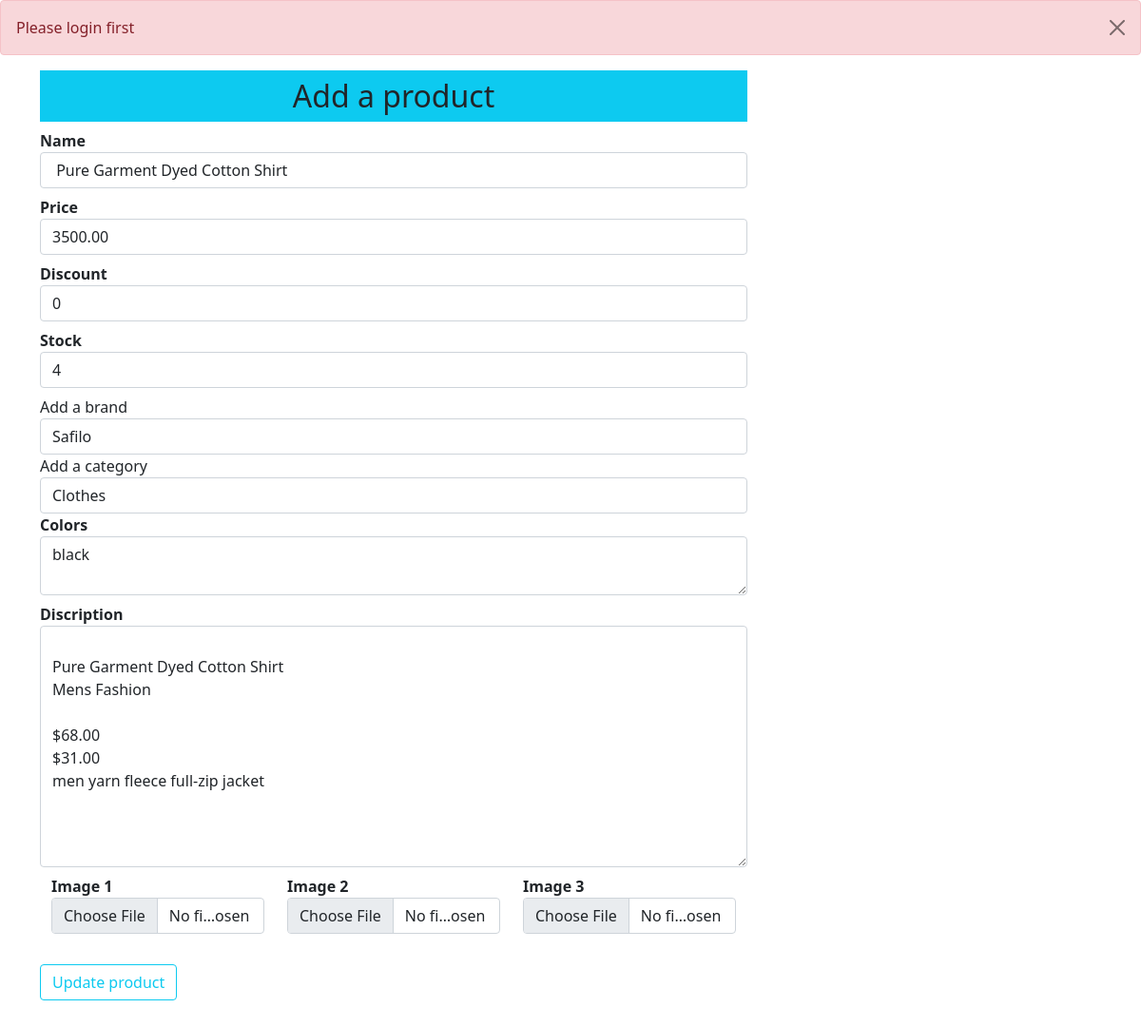
The page /updateproduct/8 on the database its author committed.
### shop/products/models.py (models this page shows, shortened)
class Addproduct(db.Model):
    __searchable__ = ['name','desc']
    id = db.Column(db.Integer, primary_key=True)
    name = db.Column(db.String(80), nullable=False) # unique=True
    price = db.Column(db.Numeric(10,2), nullable=False)
    discount = db.Column(db.Integer, default=0)
    stock = db.Column(db.Integer, nullable=False)
    desc = db.Column(db.Text, nullable=False)
    colors = db.Column(db.Text, nullable=False)
    pub_date = db.Column(db.DateTime,nullable=False,default=datetime.utcnow)
    brand_id = db.Column(db.Integer, db.ForeignKey('brand.id'),nullable=False)
    brand = db.relationship('Brand',backref=db.backref('brands',lazy=True))
    category_id = db.Column(db.Integer, db.ForeignKey('category.id'),nullable=False)
    category = db.relationship('Category',backref=db.backref('categories',lazy=True))
    image_1 = db.Column(db.String(150), nullable=False, default='profile.jpg')
    image_2 = db.Column(db.String(180), nullable=False, default='profile.jpg')
    image_3 = db.Column(db.String(180), nullable=False, default='profile.jpg')

class Brand(db.Model):
    id = db.Column(db.Integer, primary_key=True)
    name = db.Column(db.String(30), unique=True, nullable=False)

class Category(db.Model):
    id = db.Column(db.Integer, primary_key=True)
    name = db.Column(db.String(30), unique=True, nullable=False)

### shop/products/routes.py (the view, shortened to what this page needs)
@app.route('/updateproduct/<int:id>', methods=['GET','POST'])
def updateproduct(id):
    if 'email' not in session:
        flash(f'Please login first', 'danger')
    brands = Brand.query.all()
    categories = Category.query.all()
    product = Addproduct.query.get_or_404(id)
    brand = request.form.get('brand')
    category = request.form.get('category')
    form = Addproducts(request.form)
    form.name.data = product.name
    form.price.data = product.price
    form.discount.data = product.discount
    form.stock.data = product.stock
    form.colors.data = product.colors
    form.discription.data = product.desc
    return render_template('products/updateproduct.html', title='Admin page', brands=brands, categories=categories, product=product, form=form)

### shop/products/forms.py
class Addproducts(Form):
    name = StringField('Name', [validators.DataRequired()])
    price = DecimalField('Price', [validators.DataRequired()])
    discount = IntegerField('Discount', default=1)
    stock = IntegerField('Stock', [validators.DataRequired()])
    discription = TextAreaField('Discription', [validators.DataRequired()])
    colors = TextAreaField('Colors', [validators.DataRequired()])
    image_1 = FileField('Image 1', validators=[FileAllowed(['jpg','png','gif','jpeg'], 'images only please')])
    image_2 = FileField('Image 2', validators=[FileAllowed(['jpg','png','gif','jpeg'], 'images only please')])
    image_3 = FileField('Image 3', validators=[FileAllowed(['jpg','png','gif','jpeg'], 'images only please')])

### shop/templates/products/updateproduct.html (shortened to what this page needs)
{% extends 'layout.html' %}
{% block content %}
{% include '_messages.html' %}
<div class="container">
    <div class="col-md-8">
        <h2 class="text-center bg-info p-2">Add a product</h2>
        {% from '_formhelpers.html' import render_field %}
        <form action="" method="POST" enctype="multipart/form-data">
            {{ render_field (form.name, class="form-control", placeholder='Add product name')}}
            {{ render_field (form.price, class="form-control", placeholder='Add product price')}}
            {{ render_field (form.discount, class="form-control", placeholder='Add product discount')}}
            {{ render_field (form.stock, class="form-control", placeholder='Add product stock')}}
            <label for="brand">Add a brand</label>
            <select name="brand" id="brand" class="form-control" required>
                <option value="{{product.brand_id}}">{{product.brand.name}}</option>
            </select>
            <label for="category">Add a category</label>
            <select name="category" id="category" class="form-control" required>
                <option value="{{product.category_id}}">{{product.category.name}}</option>
            </select>
            {{ render_field (form.colors, class="form-control", placeholder='Add product colors')}}
            {{ render_field (form.discription, class="form-control", placeholder='Add product detail', rows='10')}}
            <div class="container">
                <div class="row">
                    <div class="col-md-4">{{ render_field (form.image_1, class="form-control") }}</div>
                    <div class="col-md-4">{{ render_field (form.image_2, class="form-control") }}</div>
                    <div class="col-md-4">{{ render_field (form.image_3, class="form-control") }}</div>
                </div>
            </div>
            <button type="submit" class="btn btn-outline-info mt-4">Update product</button>
        </form>
    </div>
</div>
{% endblock content %}

### shop/templates/_formhelpers.html (shortened to what this page needs)
{% macro render_field(field) %}
<dt>{{ field.label }}
<dd>{{ field(**kwargs)|safe }}
</dd>
{% endmacro %}

### rows shown on the page
Addproduct: name "Pure Garment Dyed Cotton Shirt", price "3500.00", discount "0", stock "4", colors "black"
Brand: brand "Safilo"
Category: category "Clothes"

### other values the page prints
{{ message }} "Please login first"
{{ field.label }} "Name Price Discount Stock Colors Discription Image 1 Image 2 Image 3"
